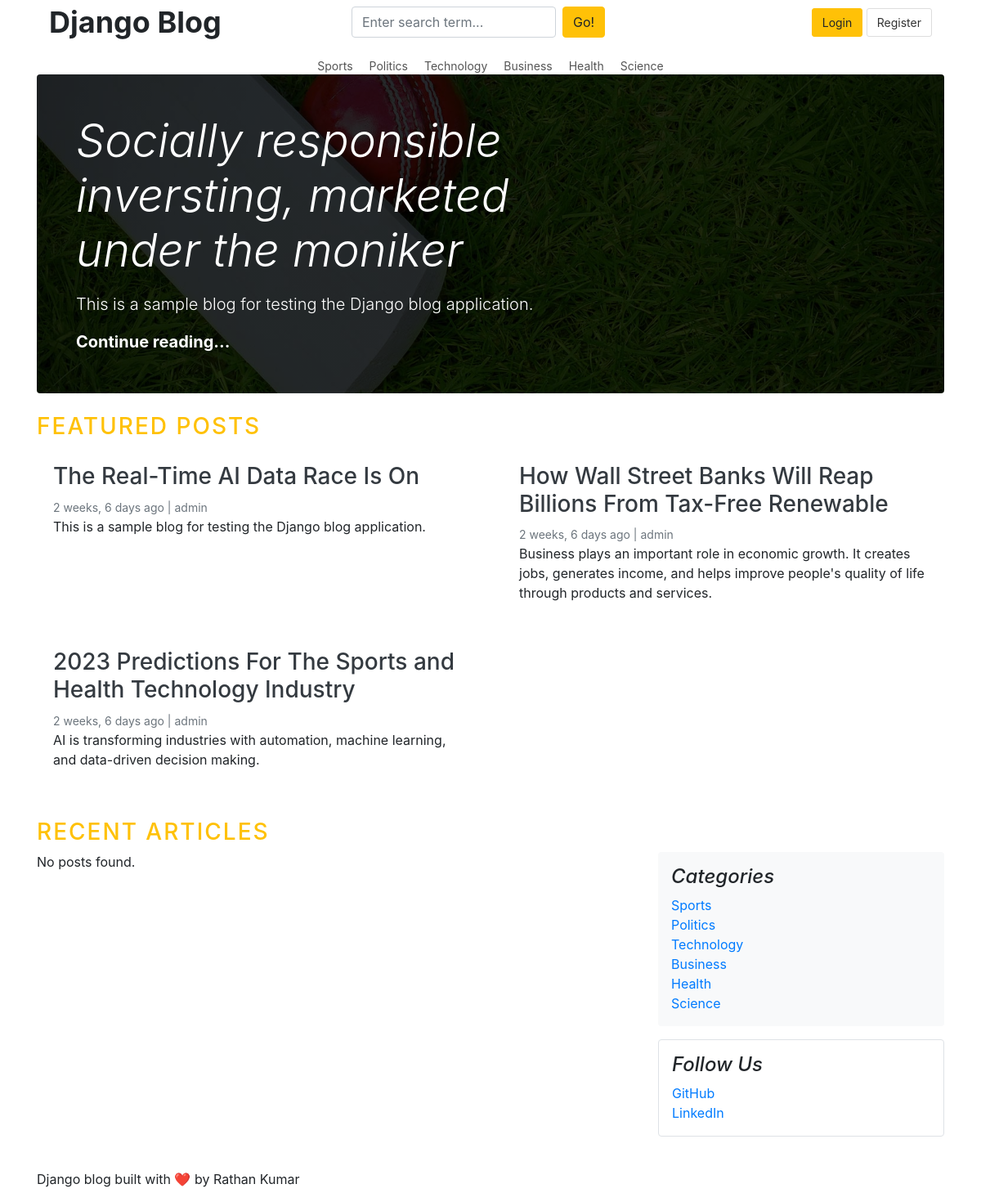
The app's page /, older data.
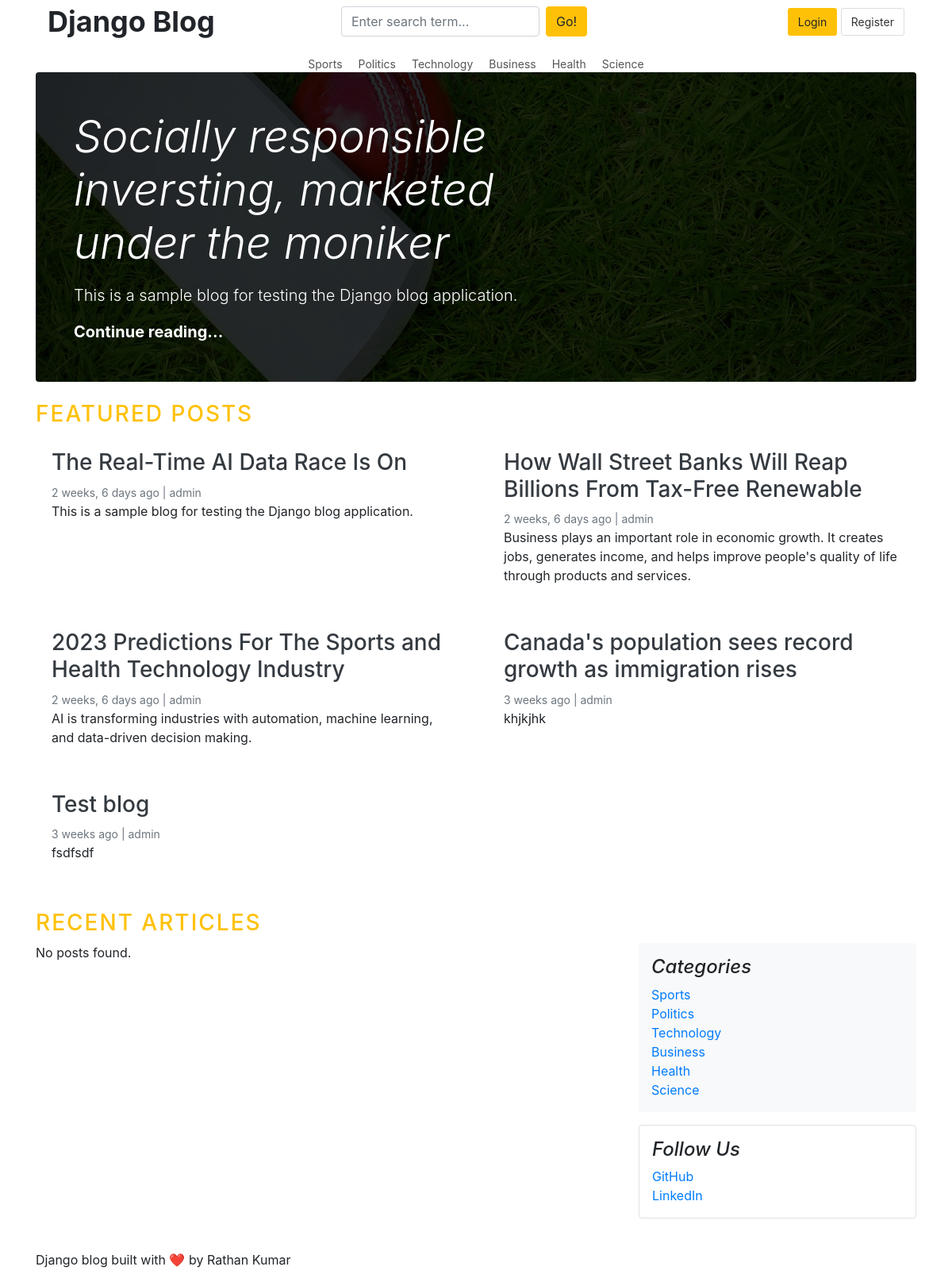
The same page, newer data.
### blog/models.py (models this page shows, shortened)
class Category(models.Model):
    category_name = models.CharField(max_length=50, unique=True)
    created_at = models.DateTimeField(auto_now_add=True)
    updated_at = models.DateTimeField(auto_now=True)
    class Meta:
        verbose_name_plural = 'categories'

class Blog(models.Model):
    title = models.CharField(max_length=100)
    slug = models.SlugField(max_length=150, unique=True, blank=True)
    category = models.ForeignKey(Category, on_delete=models.CASCADE)
    author = models.ForeignKey(User, on_delete=models.CASCADE)
    featured_image = models.ImageField(upload_to='uploads/%Y/%m/%d')
    short_description = models.TextField(max_length=500)
    blog_body = models.TextField(max_length=2000)
    status = models.CharField(max_length=20, choices=STATUS_CHOICES, default="Draft")
    is_featured = models.BooleanField(default=False)
    created_at = models.DateTimeField(auto_now_add=True)
    updated_at = models.DateTimeField(auto_now=True)

### blog/views.py (the view)
# urls.py: path('', views.home, name='home'),
def home(request):
    featured_posts = Blog.objects.filter(
        status='Published',
        is_featured=True
    ).order_by('-created_at')
    posts = Blog.objects.filter(
        status='Published'
    ).exclude(
        is_featured=True
    ).order_by('-created_at')
    paginator = Paginator(posts, 3)  # Show 3 posts per page
    page_number = request.GET.get('page')
    page_obj = paginator.get_page(page_number)
    context = {
        'featured_posts': featured_posts,
        'posts': page_obj,  # Changed from 'posts' to 'page_obj'
        'active_page': 'home',
    }
    return render(request, 'home.html', context)

### blog/context_processor.py (called while the page is built)
def categories_processor(request):
    try:
        categories = Category.objects.all()
        return {'categories': categories}
    except:
        return {'categories': []}

def social_links_processor(request):
    try:
        social_links = SocialLink.objects.all()
        return {'social_links': social_links}
    except:
        return {'social_links': []}

def about_processor(request):
    try:
        about = AboutUs.objects.first()
        return {'about': about}
    except:
        return {'about': None}

### blog_main/templates/home.html (shortened to what the changed rows need)
{% extends 'base.html' %}
{% block content %}
{% if featured_posts %}
    {% for post in featured_posts %}
        {% if forloop.first %}
            <div class="jumbotron p-3 p-md-5 text-white rounded bg-dark mb-4"
                 {% if post.featured_image %}
                 style="background-image: linear-gradient(rgba(0,0,0,0.6), rgba(0,0,0,0.6)), url('{{ post.featured_image.url }}');
                        background-size: cover;
                        background-position: center;
                        background-blend-mode: overlay;"
                 {% endif %}>
                <div class="col-md-8 px-0">
                    <h1 class="display-4 font-italic">
                        {{ post.title }}
                    </h1>
                    <p class="lead my-3">
                        {{ post.short_description|truncatewords:25 }}
                    </p>
                    <p class="lead mb-0">
                        <a href="{% url 'blog' post.slug %}" class="text-white font-weight-bold">
                            Continue reading...
                        </a>
                    </p>
                </div>
            </div>
        {% endif %}
    {% endfor %}
{% endif %}
{% if featured_posts|length > 1 %}
    <h3 class="text-uppercase text-warning mt-4" style="letter-spacing: 2px;">
        Featured Posts
    </h3>
    <div class="row mb-4">
        {% for post in featured_posts %}
            {% if not forloop.first %}
                <div class="col-md-6 mb-3">
                    <div class="card border-0">
                        <div class="card-body">
                            <h3>
                                <a href="{% url 'blog' post.slug %}" class="text-dark">
                                    {{ post.title }}
                                </a>
                            </h3>
                            <small class="mb-1 text-muted">
                                {{ post.created_at|timesince }} ago | {{ post.author }}
                            </small>
                            <p class="card-text">
                                {{ post.short_description|truncatewords:25 }}
                            </p>
                        </div>
                    </div>
                </div>
            {% endif %}
        {% endfor %}
    </div>
{% endif %}
<h3 class="text-uppercase text-warning" style="letter-spacing: 2px;">
    Recent Articles
</h3>
<div class="row">
    <div class="col-md-8 blog-main">
    </div>
    <aside class="col-md-4 blog-sidebar">
        <div class="p-3 mb-3 bg-light rounded">
            <ol class="list-unstyled mb-0">
                {% if categories %}
                    {% for cat in categories %}
                        <li>
                            <a href="{% url 'category' cat.id %}" style="color:#007bff; text-decoration:none;">
                                {{ cat.category_name }}
                            </a>
                        </li>
                    {% endfor %}
                {% else %}
                    <li>No categories found.</li>
                {% endif %}
            </ol>
        </div>
    </aside>
</div>
{% endblock %}

### blog_main/templates/base.html (shortened to what the changed rows need)
{% load static %}
<!DOCTYPE html>
<html lang="en">
<head>
    <link
        rel="stylesheet"
        href="https://cdn.jsdelivr.net/npm/bootstrap@4.6.2/dist/css/bootstrap.min.css"
    >
    <link
        rel="stylesheet"
        href="{% static 'css/blog.css' %}"
    >
</head>
<body>
<div class="container">
    <header class="blog-header">
        <div class="container">
            <div class="row">
                <div class="col-12">
                    <nav
                        class="category-nav d-flex justify-content-center flex-wrap"
                        style="gap: 20px;"
                    >
                        {% for cat in categories %}
                            <a
                                href="{% url 'category' cat.id %}"
                                style="
                                    color: #555;
                                    text-decoration: none;
                                    font-size: 14px;
                                "
                            >
                                {{ cat.category_name }}
                            </a>
                        {% endfor %}
                    </nav>
                </div>
            </div>
        </div>
    </header>
    {% block content %}
    {% endblock %}
    <footer class="blog-footer mt-4">
        <p>
        </p>
    </footer>
</div>
</body>
</html>

Row changes from the older to the newer data that the page shows:
now on this page (row edited): Blog: title "Canada's population sees record growth as immigration rises", created_at "3 weeks", author "admin", short_description "khjkjhk", shown under "FEATURED POSTS"
now on this page (row edited): Blog: title "Test blog", created_at "3 weeks", author "admin", short_description "fsdfsdf", shown under "FEATURED POSTS"
